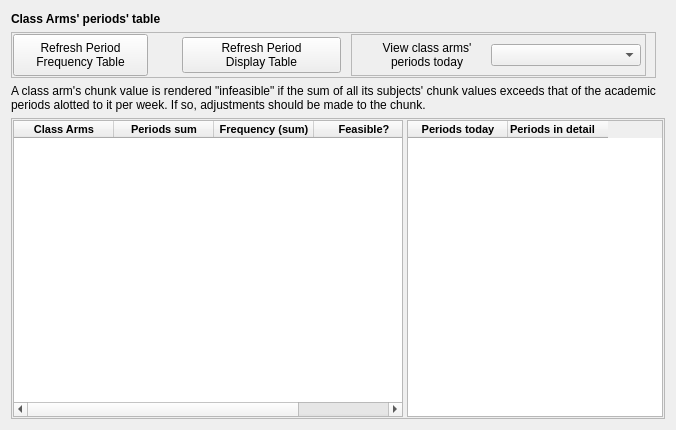
                <widget class="QFrame" name="frame_54">
                 <property name="minimumSize">
                  <size>
                   <width>0</width>
                   <height>430</height>
                  </size>
                 </property>
                 <property name="maximumSize">
                  <size>
                   <width>16777215</width>
                   <height>16777215</height>
                  </size>
                 </property>
                 <property name="font">
                  <font>
                   <pointsize>9</pointsize>
                   <weight>75</weight>
                   <bold>true</bold>
                  </font>
                 </property>
                 <property name="styleSheet">
                  <string notr="true">QLabel{
	font-weight:normal;
}</string>
                 </property>
                 <layout class="QHBoxLayout" name="horizontalLayout_23">
                  <property name="spacing">
                   <number>5</number>
                  </property>
                  <property name="leftMargin">
                   <number>4</number>
                  </property>
                  <property name="topMargin">
                   <number>4</number>
                  </property>
                  <property name="rightMargin">
                   <number>4</number>
                  </property>
                  <property name="bottomMargin">
                   <number>4</number>
                  </property>
                  <item>
                   <widget class="QFrame" name="frame_52">
                    <property name="minimumSize">
                     <size>
                      <width>4</width>
                      <height>0</height>
                     </size>
                    </property>
                    <layout class="QVBoxLayout" name="verticalLayout_50">
                     <property name="leftMargin">
                      <number>7</number>
                     </property>
                     <property name="topMargin">
                      <number>8</number>
                     </property>
                     <property name="rightMargin">
                      <number>7</number>
                     </property>
                     <property name="bottomMargin">
                      <number>7</number>
                     </property>
                     <item>
                      <widget class="QLabel" name="label_20">
                       <property name="font">
                        <font>
                         <weight>75</weight>
                         <bold>true</bold>
                        </font>
                       </property>
                       <property name="styleSheet">
                        <string notr="true">font-weight:bold;</string>
                       </property>
                       <property name="text">
                        <string>Class Arms' periods' table</string>
                       </property>
                      </widget>
                     </item>
                     <item>
                      <widget class="QFrame" name="frame_49">
                       <property name="maximumSize">
                        <size>
                         <width>645</width>
                         <height>16777215</height>
                        </size>
                       </property>
                       <property name="frameShape">
                        <enum>QFrame::StyledPanel</enum>
                       </property>
                       <property name="frameShadow">
                        <enum>QFrame::Raised</enum>
                       </property>
                       <layout class="QHBoxLayout" name="horizontalLayout_50">
                        <property name="spacing">
                         <number>10</number>
                        </property>
                        <property name="leftMargin">
                         <number>1</number>
                        </property>
                        <property name="topMargin">
                         <number>1</number>
                        </property>
                        <property name="rightMargin">
                         <number>9</number>
                        </property>
                        <property name="bottomMargin">
                         <number>1</number>
                        </property>
                        <item alignment="Qt::AlignLeft">
                         <widget class="QPushButton" name="feasibility_btn">
                          <property name="minimumSize">
                           <size>
                            <width>135</width>
                            <height>0</height>
                           </size>
                          </property>
                          <property name="maximumSize">
                           <size>
                            <width>135</width>
                            <height>16777215</height>
                           </size>
                          </property>
                          <property name="styleSheet">
                           <string notr="true">QPushButton{
	padding:6px;
}</string>
                          </property>
                          <property name="text">
                           <string>Refresh Period
Frequency Table</string>
                          </property>
                          <property name="icon">
                           <iconset>
                            <normaloff>../Icons-mine/Inspect_glasses.png</normaloff>../Icons-mine/Inspect_glasses.png</iconset>
                          </property>
                          <property name="iconSize">
                           <size>
                            <width>25</width>
                            <height>23</height>
                           </size>
                          </property>
                         </widget>
                        </item>
                        <item>
                         <widget class="QPushButton" name="refresh_period_display_btn">
                          <property name="text">
                           <string>Refresh Period
Display Table</string>
                          </property>
                          <property name="checkable">
                           <bool>true</bool>
                          </property>
                         </widget>
                        </item>
                        <item>
                         <widget class="QFrame" name="frame_50">
                          <property name="minimumSize">
                           <size>
                            <width>295</width>
                            <height>0</height>
                           </size>
                          </property>
                          <property name="maximumSize">
                           <size>
                            <width>295</width>
                            <height>16777215</height>
                           </size>
                          </property>
                          <property name="frameShape">
                           <enum>QFrame::StyledPanel</enum>
                          </property>
                          <property name="frameShadow">
                           <enum>QFrame::Raised</enum>
                          </property>
                          <layout class="QHBoxLayout" name="horizontalLayout_51">
                           <property name="spacing">
                            <number>5</number>
                           </property>
                           <property name="leftMargin">
                            <number>4</number>
                           </property>
                           <property name="topMargin">
                            <number>1</number>
                           </property>
                           <property name="rightMargin">
                            <number>4</number>
                           </property>
                           <property name="bottomMargin">
                            <number>1</number>
                           </property>
                           <item>
                            <widget class="QLabel" name="label_80">
                             <property name="maximumSize">
                              <size>
                               <width>35</width>
                               <height>30</height>
                              </size>
                             </property>
                             <property name="text">
                              <string/>
                             </property>
                             <property name="pixmap">
                              <pixmap>../Icons-mine/Day.png</pixmap>
                             </property>
                             <property name="scaledContents">
                              <bool>true</bool>
                             </property>
                            </widget>
                           </item>
                           <item>
                            <widget class="QLabel" name="label_100">
                             <property name="text">
                              <string>View class arms' periods today</string>
                             </property>
                             <property name="alignment">
                              <set>Qt::AlignCenter</set>
                             </property>
                             <property name="wordWrap">
                              <bool>true</bool>
                             </property>
                            </widget>
                           </item>
                           <item>
                            <widget class="QComboBox" name="days_combobox_for_chunk">
                             <property name="minimumSize">
                              <size>
                               <width>150</width>
                               <height>0</height>
                              </size>
                             </property>
                            </widget>
                           </item>
                          </layout>
                         </widget>
                        </item>
                       </layout>
                      </widget>
                     </item>
                     <item>
                      <widget class="QLabel" name="label_103">
                       <property name="text">
                        <string>A class arm's chunk value is rendered &quot;infeasible&quot; if the sum of all its subjects' chunk values exceeds that of the academic periods alotted to it per week. If so, adjustments should be made to the chunk.</string>
                       </property>
                       <property name="wordWrap">
                        <bool>true</bool>
                       </property>
                      </widget>
                     </item>
                     <item>
                      <widget class="QFrame" name="frame_55">
                       <property name="frameShape">
                        <enum>QFrame::StyledPanel</enum>
                       </property>
                       <property name="frameShadow">
                        <enum>QFrame::Raised</enum>
                       </property>
                       <layout class="QHBoxLayout" name="horizontalLayout_52">
                        <property name="spacing">
                         <number>4</number>
                        </property>
                        <property name="leftMargin">
                         <number>1</number>
                        </property>
                        <property name="topMargin">
                         <number>1</number>
                        </property>
                        <property name="rightMargin">
                         <number>1</number>
                        </property>
                        <property name="bottomMargin">
                         <number>1</number>
                        </property>
                        <item>
                         <widget class="QTableWidget" name="arms_feasible_table">
                          <property name="sizePolicy">
                           <sizepolicy hsizetype="Expanding" vsizetype="Expanding">
                            <horstretch>0</horstretch>
                            <verstretch>0</verstretch>
                           </sizepolicy>
                          </property>
                          <property name="minimumSize">
                           <size>
                            <width>390</width>
                            <height>0</height>
                           </size>
                          </property>
                          <property name="maximumSize">
                           <size>
                            <width>390</width>
                            <height>16777215</height>
                           </size>
                          </property>
                          <property name="editTriggers">
                           <set>QAbstractItemView::NoEditTriggers</set>
                          </property>
                          <property name="gridStyle">
                           <enum>Qt::SolidLine</enum>
                          </property>
                          <column>
                           <property name="text">
                            <string>Class Arms</string>
                           </property>
                           <property name="font">
                            <font>
                             <pointsize>8</pointsize>
                             <weight>75</weight>
                             <bold>true</bold>
                            </font>
                           </property>
                           <property name="icon">
                            <iconset>
                             <normaloff>../Icons-mine/arm.png</normaloff>../Icons-mine/arm.png</iconset>
                           </property>
                          </column>
                          <column>
                           <property name="text">
                            <string>Periods sum</string>
                           </property>
                           <property name="toolTip">
                            <string>&lt;html&gt;&lt;head/&gt;&lt;body&gt;&lt;p&gt;Sum of all the periods generated for class arm for the week.&lt;/p&gt;&lt;/body&gt;&lt;/html&gt;</string>
                           </property>
                           <property name="font">
                            <font>
                             <pointsize>8</pointsize>
                             <weight>75</weight>
                             <bold>true</bold>
                            </font>
                           </property>
                          </column>
                          <column>
                           <property name="text">
                            <string>Frequency (sum)</string>
                           </property>
                           <property name="toolTip">
                            <string>&lt;html&gt;&lt;head/&gt;&lt;body&gt;&lt;p&gt;Sum of all the weekly frequencies for all the subjects per class arm.&lt;/p&gt;&lt;/body&gt;&lt;/html&gt;</string>
                           </property>
                           <property name="font">
                            <font>
                             <pointsize>8</pointsize>
                             <weight>75</weight>
                             <bold>true</bold>
                            </font>
                           </property>
                          </column>
                          <column>
                           <property name="text">
                            <string>Feasible?</string>
                           </property>
                           <property name="font">
                            <font>
                             <pointsize>8</pointsize>
                             <weight>75</weight>
                             <bold>true</bold>
                            </font>
                           </property>
                          </column>
                         </widget>
                        </item>
                        <item>
                         <widget class="QTableWidget" name="arms_periods_table">
                          <property name="maximumSize">
                           <size>
                            <width>835</width>
                            <height>16777215</height>
                           </size>
                          </property>
                          <property name="sizeAdjustPolicy">
                           <enum>QAbstractScrollArea::AdjustIgnored</enum>
                          </property>
                          <property name="editTriggers">
                           <set>QAbstractItemView::NoEditTriggers</set>
                          </property>
                          <property name="horizontalScrollMode">
                           <enum>QAbstractItemView::ScrollPerPixel</enum>
                          </property>
                          <column>
                           <property name="text">
                            <string>Periods today</string>
                           </property>
                           <property name="toolTip">
                            <string>&lt;html&gt;&lt;head/&gt;&lt;body&gt;&lt;p&gt;The number of periods today.&lt;/p&gt;&lt;/body&gt;&lt;/html&gt;</string>
                           </property>
                           <property name="font">
                            <font>
                             <pointsize>8</pointsize>
                             <weight>75</weight>
                             <bold>true</bold>
                            </font>
                           </property>
                          </column>
                          <column>
                           <property name="text">
                            <string>Periods in detail</string>
                           </property>
                           <property name="font">
                            <font>
                             <pointsize>8</pointsize>
                             <weight>75</weight>
                             <bold>true</bold>
                            </font>
                           </property>
                           <property name="textAlignment">
                            <set>AlignLeading|AlignVCenter</set>
                           </property>
                          </column>
                         </widget>
                        </item>
                       </layout>
                      </widget>
                     </item>
                    </layout>
                   </widget>
                  </item>
                 </layout>
                </widget>
